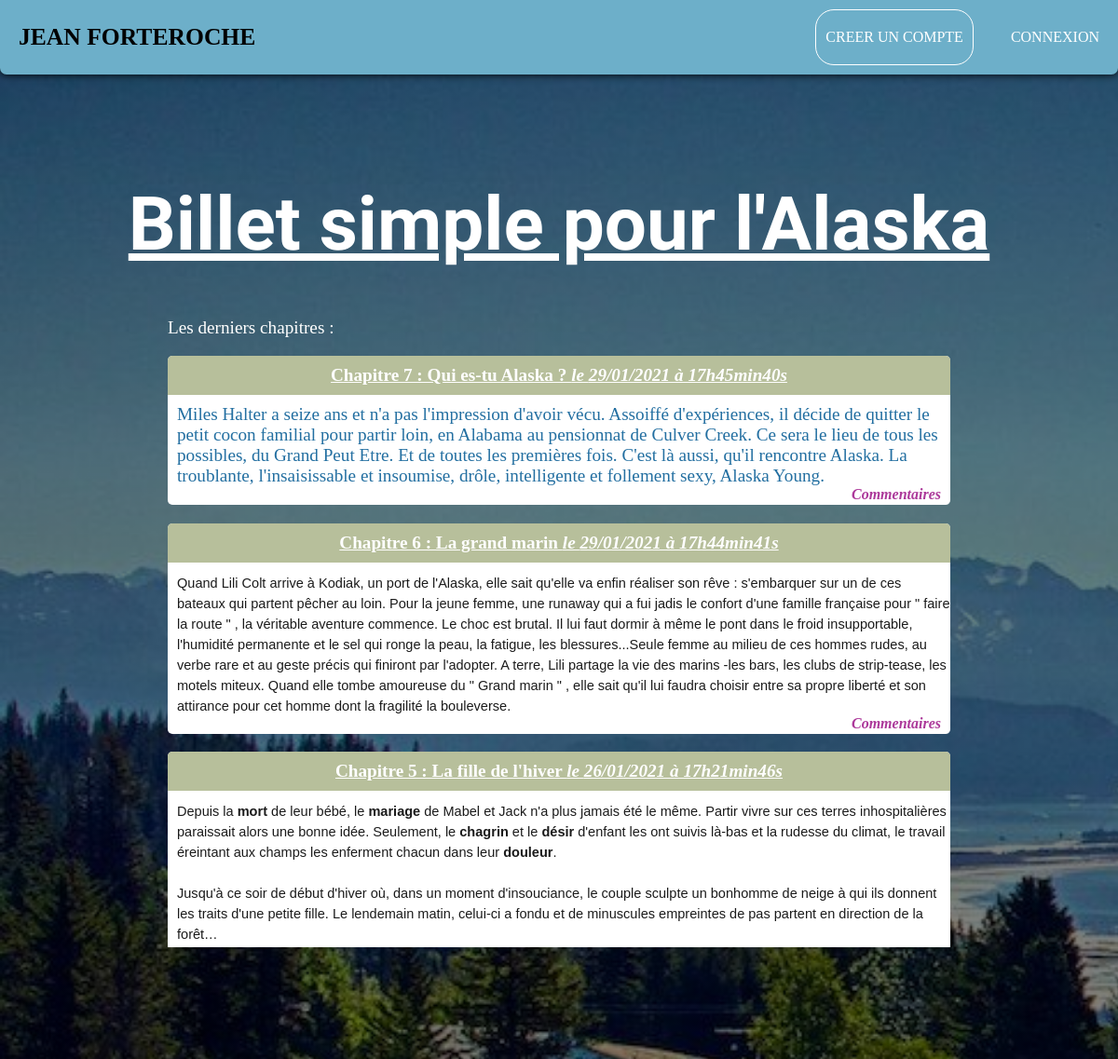
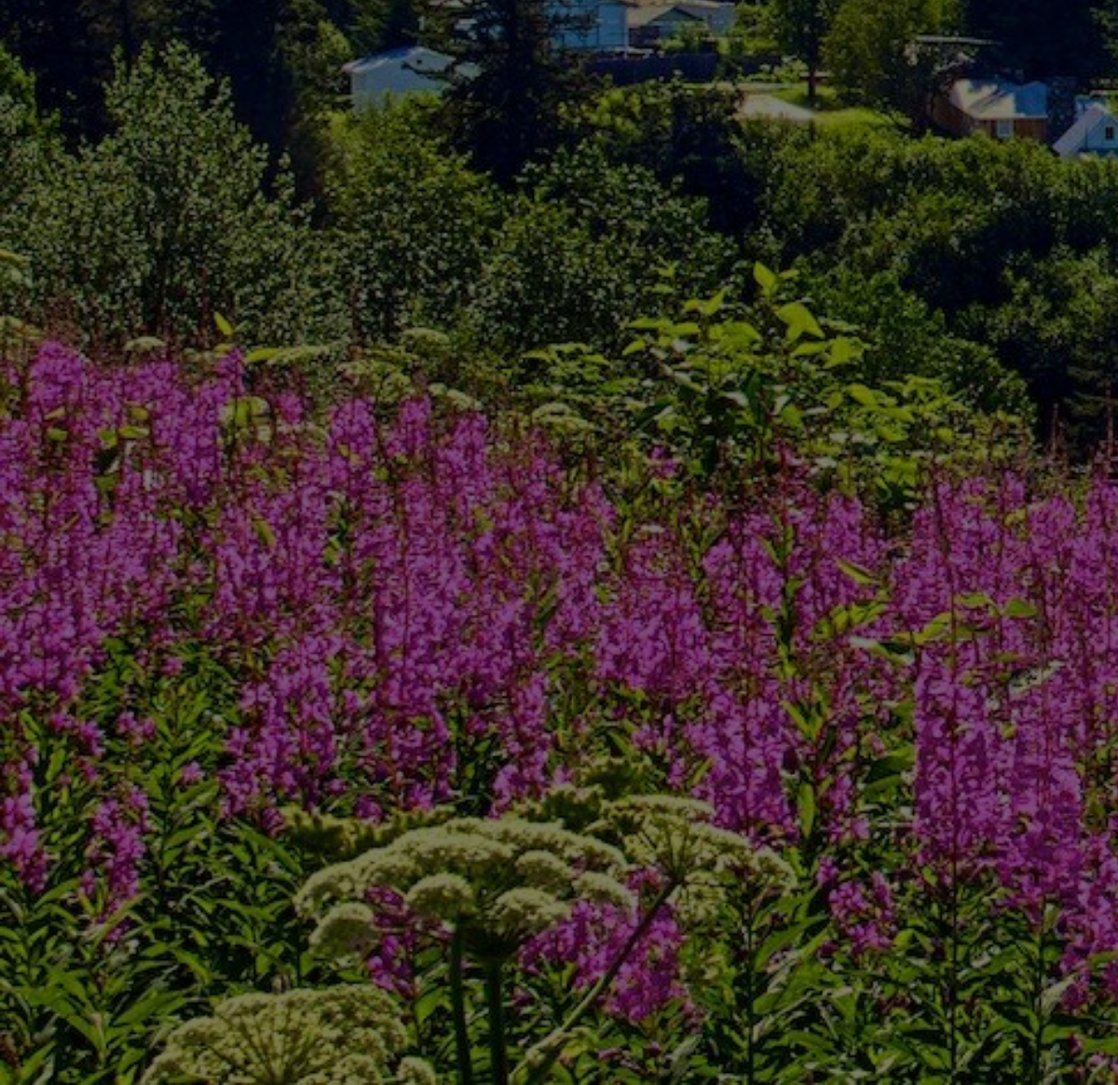
The page / on the database its author committed (2 pictures, top to bottom).
### tables this page shows
CREATE TABLE `billets` (
  `id` int(11) NOT NULL,
  `title` varchar(255) NOT NULL,
  `content` text NOT NULL,
  `creation_date` datetime NOT NULL
);

### controller/controller.php (called while the page is built, shortened)
<?php
require_once('model/PostManager.php');
function listPosts()
{
    $postManager = new PostManager();
    $posts = $postManager->getPosts();
    require('view/listPostsView.php');
}

### model/PostManager.php (called while the page is built, shortened)
<?php
class PostManager extends Manager
{
    public function getPosts()
    {
        $db = $this->dbConnect();
        $req = $db->query('SELECT id, title, content, DATE_FORMAT(creation_date, \'%d/%m/%Y à %Hh%imin%ss\') AS creation_date_fr FROM billets ORDER BY creation_date DESC LIMIT 0, 10');
        return $req;
    }
}

### view/listPostsView.php (the view, shortened to what this page needs)
<h1 id="h1-accueil">Billet simple pour l'Alaska</h1>
<p id="p-listPosts">Les derniers chapitres : <br/>
</p>
<?php
while ($data = $posts->fetch())
{
?>
    <div class="news">
        <h3>
            <a href="index.php?action=post&amp;id=<?= $data['id'] ?>">
                <?= htmlspecialchars($data['title']) ?>
            </a>
            <em>le <?= $data['creation_date_fr'] ?></em>
        </h3>
        <?= nl2br(($data['content'])) ?>
        <em class="link-comments"><a href="index.php?action=post&amp;id=<?= $data['id'] ?>">Commentaires</a></em>
    </div>
<?php
}
$content = ob_get_clean();
require('view/template.php'); ?>

### index.php (shortened to what this page needs)
<?php
require('controller/controller.php');
try {
    if (isset($_GET['action'])) {
        if ($_GET['action'] == 'afficheInscription') {
            afficheInscription();
        }
        elseif ($_GET['action'] == 'validInscription') {
            if ((isset($_POST['pseudo']) AND (strlen($_POST['pseudo']) != 0))) {
                if ((isset($_POST['pass']) == isset($_POST['pass_confirm']))) {
                    if ((isset($_POST['email']))) {
                        $_POST['email'] = htmlspecialchars($_POST['email']);
                        if (preg_match("#^[a-z0-9._-]+@[a-z0-9._-]{2,}\.[a-z]{2,4}$#", $_POST['email'])) {
                            insert();
                        }
                        else {
                            throw new Exception("L'adresse email n'est pas valide, recommencez. ", 1);
                        }
                    }
                    else {
                        throw new Exception("Veuillez entrer une adresse email. ", 1);
                    }
                }
                else {
                    throw new Exception("Mots de passe différents. ", 1);
                }
            }
            else {
                throw new Exception("Veuillez saisir un pseudo. ");
            }
        }
        if ($_GET['action'] == 'validConnection') {
            if (isset($_POST['pseudo']) AND isset($_POST['pass'])) {
                connect();
            }
            else {
                throw new Exception("Veuillez entrer votre pseudo.", 1);
            }
        }
        elseif ($_GET['action'] == 'afficheConnection') {
            afficheConnection();
        }
        if ($_GET['action'] == 'validDeconnexion') {
            disconnection();
        }
        elseif ($_GET['action'] == 'listPosts') {
            listPosts();
        }
        elseif ($_GET['action'] == 'post') {
            if (isset($_GET['id']) && $_GET['id'] > 0) {
                    post();
            }
            else {
                throw new Exception("Aucun identifiant de billet envoyé", 1);
            }
        }
        elseif ($_GET['action'] == 'addComment') {
            if (isset($_GET['id']) && $_GET['id'] > 0) {
                if (isset($_SESSION['id']) && isset($_SESSION['pseudo'])) {
                    if (!empty($_POST['comment'])) {
                        addComment($_GET['id'], $_POST['comment']);
                    }
                    else {
                        throw new Exception("Tous les champs ne sont pas remplis");
                    }
                }
                else {
                    throw new Exception("Veuillez vous connecter pour ajouter un commentaire.", 1);
                }
            }
            else {
                throw new Exception("Aucun identifiant de billet envoyé");
            }
        }
        elseif ($_GET['action'] == 'validReport') {
                    report();
                    echo "Commentaire signalé";
        }
        if ($_GET['action'] == 'afficheAdmin') {
            if ((isset($_SESSION['admin'])) AND ($_SESSION['admin'] == 1)) {
                afficheAdmin();
            }
            else {
                throw new Exception("Cette partie est réservée à l'administrateur", 1);
            }
        }
        if ($_GET['action'] == 'validNewPost') {
            if ((isset($_SESSION['admin'])) AND ($_SESSION['admin'] == 1)) {
                if (isset($_POST['title']) AND isset($_POST['content'])) {
                addPost();
                }
                else {
                    throw new Exception("Veuillez ajouter un nouveau billet.", 1);
                }
            }
            else {
                throw new Exception("Vous ne pouvez pas accéder à cette page.", 1);
            }
        }
        elseif ($_GET['action'] == 'afficheNewPost') {
            if ((isset($_SESSION['admin'])) AND ($_SESSION['admin'] == 1)) {
               afficheEdition();
            }
            else {
                throw new Exception("Vous ne pouvez pas accéder à cette page.", 1);
            }
        }
        elseif ($_GET['action'] == 'afficheEdition') {
            if ((isset($_SESSION['admin'])) AND ($_SESSION['admin'] == 1)) {
               if (isset($_POST['id']) && (isset($_POST['title'])) && (isset($_POST['content']))) {
                savePosts();
                }
            }
            else {
                throw new Exception("Vous ne pouvez pas accéder à cette page.", 1);
            }
        }
        elseif($_GET['action'] == 'validEdition') {
            if ((isset($_SESSION['admin'])) AND ($_SESSION['admin'] == 1)) {
               if (isset($_GET['id']) && $_GET['id'] > 0) {
                editPosts();
                }
                else {
                    throw new Exception("Aucun identifiant de billet envoyé.", 1);
                }
            }
            else {
                throw new Exception("Vous ne pouvez pas accéder à cette page.", 1);
            }
        }
        elseif ($_GET['action'] == 'validDelete') {
            if ((isset($_SESSION['admin'])) AND ($_SESSION['admin'] == 1)) {
               if (isset($_GET['id']) && $_GET['id'] > 0) {
                delete();
                }
            }
            else {
                throw new Exception("Vous ne pouvez pas accéder à cette page.", 1);
            }
        }
        elseif ($_GET['action'] == 'deleteReport') {
            if ((isset($_SESSION['admin'])) AND ($_SESSION['admin'] == 1)) {
               if (isset($_GET['id']) && $_GET['id'] > 0) {
                deleteReport();
                }
            }
            else {
                throw new Exception("Vous ne pouvez pas accéder à cette page.", 1);
            }
        }
        elseif ($_GET['action'] == 'deleteComment') {
            if ((isset($_SESSION['admin'])) AND ($_SESSION['admin'] == 1)) {
               if (isset($_GET['id']) && $_GET['id'] > 0) {
                deleteComment();
                }
            }
            else {
                throw new Exception("Vous ne pouvez pas accéder à cette page.", 1);
            }
        }
    }
    else {
        listPosts();
    }
}
catch(Exception $e) {
    require('view/errorView.php');
}

### view/template.php (shortened to what this page needs)
<!DOCTYPE html>
<html lang="fr-fr">
    <head>
        <link rel="stylesheet" type="text/css" href="https://cdnjs.cloudflare.com/ajax/libs/font-awesome/5.11.2/css/all.min.css">
		<link href="public/style.css" rel="stylesheet" />
    </head>
    <body>
    	<div class="wrap">
	        <header>
			    	<div id="forteroche">
			    		<a href="index.php">
							JEAN FORTEROCHE
						</a>
					</div>
					<nav>
						<ul>
							<?php if(isset($_SESSION['pseudo'])) { ?>
								<li class="li" id="button_deconnexion"><a href="index.php?action=validDeconnexion">DECONNEXION</a></li>
								<?php if($_SESSION['admin'] != 0) { ?>
									<li class="li" id="button_admin"><a href="index.php?action=afficheAdmin">ADMINISTRATION</a></li>
								<?php }
							}
							else {
							?>
								<li class="li" id="button_inscription"><a href="index.php?action=afficheInscription">CREER UN COMPTE</a></li>
								<li class="li" id="button_connexion"><a href="index.php?action=afficheConnection">CONNEXION</a></li>
							<?php }?>
						</ul>
					</nav>
			</header>
	    	<?= $content ?>
    	</div>
	    <footer>
	    	<p> Copyright © Violette Danjou - 2021. Tous droits réservés</p>
	    </footer>
    </body>
</html>

### public/style.css (style rules this page uses)
html { height: 100%; }
body { margin: 0px; background-image: linear-gradient(rgba(0, 0, 0, 0.5), rgba(0, 0, 0, 0.5)), url("http://localhost:8888/Test_TP/TP_commentaires/public/alaskabackground.jpg"); background-repeat: no-repeat; background-attachment: fixed; background-size: cover; padding-top: 140px; height: 100%; min-height: calc(100% - 140px); }
.wrap { min-height: calc(100% - 222px); }
#forteroche a { margin-left: 20px; font-weight: bold; font-size: 1.6em; color: #000000; }
header { position: fixed; display: flex; justify-content: space-between; align-items: center; top: 0; right: 0; left: 0; height: auto; background-color: #6dafc9; box-shadow: 0px 0px 10px #000000; border-radius: 0px 0px 7px 7px; }
p { font-size: 1.2em; margin: 0px; }
a { color: #ffffff; text-decoration: none; }
ul { display: flex; justify-content: space-between; align-items: center; margin: 10px; padding-left: 0; padding-right: 10px; list-style-type: none; }
li { margin-left: 20px; color: blue; }
.li a { color: #ffffff; }
#p-listPosts { margin-left: 15%; color: #ffffff; }
h1 { text-align: center; color: #ffffff; text-decoration: underline; font-family: 'Redressed', cursive; font-size: 3em; }
#h1-accueil { font-size: 5em; font-family: 'Redressed', cursive; }
h3 { margin-bottom: 0px; padding: 10px; text-align: center; text-decoration: underline; color: #ffffff; background-color: #b7bf9b; font-size: 1.2em; border-radius: 5px 5px 0px 0px; }
.news p { margin-top: 0px; padding: 10px 0px 0px 10px; background-color: #ffffff; }
.news { width: 70%; margin: auto; padding-bottom: 20px; background-color: #ffffff; border-radius: 5px; }
.link-comments a, a.link-delete, a.link-delete-comment { float: right; margin-right: 10px; background-color: #ffffff; border-radius: 0px 0px 5px 5px; color: #ac399a; font-weight: bold; font-style: italic; }
#button_inscription { border: 1px solid #ffffff; border-radius: 20px; margin-right: 20px; padding: 10px; padding-top: 20px; padding-bottom: 20px; }
footer { display: flex; justify-content: center; align-items: center; margin-top: 110px; border-radius: 5px 5px 0px 0px; box-shadow: 0px 0px 7px #000000; background-color: rgba(255, 255, 255, 0.7); color: #000000; }
footer p { padding: 45px; }

### rows shown on the page
billets: title "Chapitre 7 : Qui es-tu Alaska ?", creation_date_fr "29/01/2021 à 17h45min40s", content "Miles Halter a seize ans et n'a pas l'impression d'avoir vécu. Assoiffé d'expériences, il décide de quitter le petit cocon familial pour partir loin, en Alabama au pensionnat de Culver Creek. Ce sera le lieu de tous les possibles, du Grand Peut Etre. Et de toutes les premières fois. C'est là aussi, qu'il rencontre Alaska. La troublante, l'insaisissable et insoumise, drôle, intelligente et follement sexy, Alaska Young."
billets: title "Chapitre 6 : La grand marin", creation_date_fr "29/01/2021 à 17h44min41s", content "Quand Lili Colt arrive à Kodiak, un port de l'Alaska, elle sait qu'elle va enfin réaliser son rêve : s'embarquer sur un de ces bateaux qui partent pêcher au loin. Pour la jeune femme, une runaway qui a fui jadis le confort d'une famille française pour \" faire la route \" , la véritable aventure commence. Le choc est brutal. Il lui faut dormir à même le pont dans le froid insupportable, l'humidité permanente et le sel qui ronge la peau, la fatigue, les blessures...Seule femme au milieu de ces hommes rudes, au verbe rare et au geste précis qui finiront par l'adopter. A terre, Lili partage la vie des marins -les bars, les clubs de strip-tease, les motels miteux. Quand elle tombe amoureuse du \"…"
billets: title "Chapitre 5 : La fille de l'hiver", creation_date_fr "26/01/2021 à 17h21min46s", content "Depuis la mort de leur bébé, le mariage de Mabel et Jack n'a plus jamais été le même. Partir vivre sur ces terres inhospitalières paraissait alors une bonne idée. Seulement, le chagrin et le désir d'enfant les ont suivis là-bas et la rudesse du climat, le travail éreintant aux champs les enferment chacun dans leur douleur . Jusqu'à ce soir de début d'hiver où, dans un moment d'insouciance, le couple sculpte un bonhomme de neige à qui ils donnent les traits d'une petite fille. Le lendemain matin, celui-ci a fondu et de minuscules empreintes de pas partent en direction de la forêt… Peu de temps après, une petite fille apparaît près de leur cabane, parfois suivie d'un renard roux tout aussi…"
billets: title "Chapitre 4 : Aucun homme ni de dieu", creation_date_fr "27/11/2020 à 11h36min24s", content "\" Le premier enfant disparut alors qu'il tirait sa luge sur les hauteurs du village. Sans un bruit - nul cri, d'homme ou de loup, pour témoin. \" Quand Russell Core arrive dans le village de Keelut, la lettre de Medora Slone soigneusement pliée dans la poche de sa veste, il se sent épié. Dans la cabane des Slone, il écoute l'histoire de Medora : les loups descendus des collines, la disparition de son fils unique, la rage et l'impuissance. Aux premières lueurs de l'aube, Core s'enfonce dans la toundra glacée à la poursuite de la meute."
billets: title "Chapitre 3 : Paradis blanc", creation_date_fr "25/11/2020 à 00h00min00s", content "Quand Ernt rentre du Vietnam, Leni, dix ans, ne reconnaît pas son père. Poursuivi par de terribles cauchemars, il se montre violent envers sa femme Cora. Un jour, il reçoit une lettre du père d'un de ses amis, mort dans ses bras durant cet enfer, qui lui lègue une masure en Alaska. Ernt pense qu'il pourra s'y reconstruire. Avant la guerre, ils étaient si heureux... « Quelqu'un m'a dit un jour que l'Alaska ne forgeait pas le caractère, elle le révélait. La triste vérité, c'est que l'obscurité qui peut régner en Alaska a révélé le côté obscur de mon père. Il était vétéran du Vietnam, ancien prisonnier de guerre. Nous ne savions pas alors tout ce que cela signifiait. Maintenant, nous le…"
billets: title "Chapitre 2 : Le garçon dans la neige", creation_date_fr "10/10/2020 à 11h11min50s", content "Certains secrets ne peuvent rester enfouis à jamais?Edie Kiglatuk a quitté son île d'Ellesmere pour venir à Anchorage, en Alaska, où se déroule une course de traîneaux à laquelle participe son ex-mari, Sammy. Alors qu'elle se promène en forêt, Edie fait une découverte macabre : le cadavre d'un nouveau-né, caché dans une minuscule cabane. L?inspecteur Truro est chargé de l?affaire. Pour lui, cela ne fait aucun doute : les coupables de ce meurtre appartiennent à une communauté fermée baptisée les « Old Believers », qu'il soupçonne de pratiques satanistes. Chuck Hillingberg, maire d'Anchorage et aspirant au siège de gouverneur, met tout en ?uvre pour que le dossier soit enterré au plus vite.…"
billets: title "Chapitre 1 : Un dimanche soir en Alaska", creation_date_fr "07/10/2020 à 11h11min50s", content "Quelques barques bancales posées sur un monde en sursis. Aux confins de l'Amérique et des glaces, le petit village indigène de Salmon Bay vit ses derniers instants. Bientôt, le littoral cédera, la baie l'engloutira. En attendant la barge chargée de les mener au nouveau site, les habitants disent adieu à la terre – cette terre où plane l'esprit des ancêtres, cette boue où les petites filles dessinent des histoires ... Adieu à la toundra pelée, à la station de radio locale où Jo-Jo, le DJ, passe sans fin des vieux disques, aux chemins de planches et aux mélopées yupik ... Tyler, le premier esquimau de la planète allergique au froid, Dennis dit «l'Embrouille», Angelic, Panika, Josh, Junior et…"
